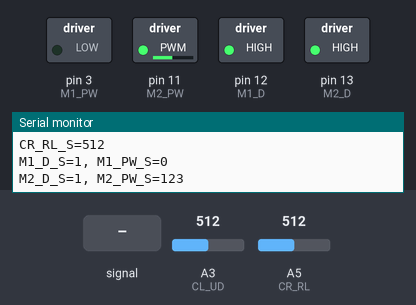
Simulated run of this sketch. Board: Arduino Uno, built with avr-gcc and run on an emulated ATmega328P. On the bench: switched loads named in the sketch (green lamp = pin HIGH), the last lines printed to the serial monitor. Inputs (shaded band) come from the test bench; at power-on: A3 (CL_UD) = 512, A5 (CR_RL) = 512.

Above: at 1.2 s.
1.3 s: A3 (CL_UD) fed a 200 Hz sine of ±81 counts around its level
At 2.9 s:
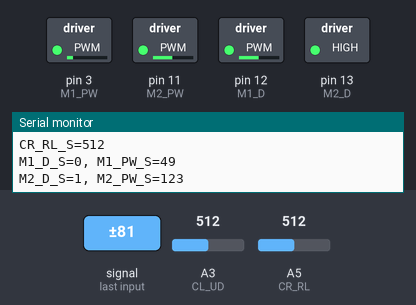
Timing chart, 0 to 3.1 s (numbered marks = the images above; inputs shaded):
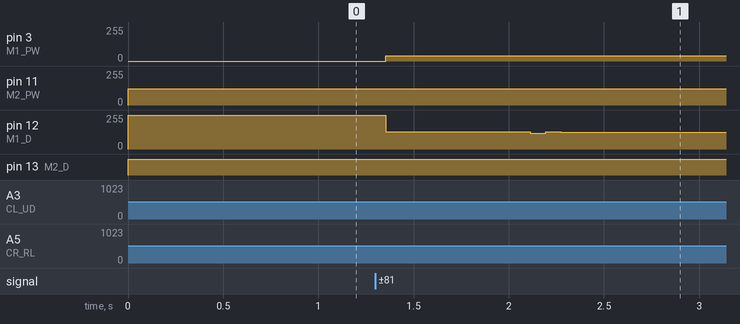

The sketch:

ROV_DEMO.ino
```cpp
/*************************************************************
H-Bridge DC Motor Controller

Robbie Lundine
Justin Gilmer

*************************************************************/

//Define ports
const int M1_PW = 3;
const int M1_D = 12;
const int M2_PW = 11;
const int M2_D = 13;

const char CL_UD = A3;
const char CR_RL = A5;

int test = 0;
int dir = 0;
int XboxConnected;

void setup() {
  Serial.begin(9600);

  //Setup Motor 1
  pinMode(M1_D, OUTPUT);
  pinMode(M1_PW, OUTPUT);

  //Setup Motor 2
  pinMode(M2_D, OUTPUT);
  pinMode(M2_PW, OUTPUT);

  pinMode(CL_UD, INPUT);
  pinMode(CR_RL, INPUT);

  test=0;
}

void loop(){
  // initialize motors
  int M1_D_S, M1_PW_S, M2_D_S, M2_PW_S;
  M1_D_S = M1_PW_S = M2_D_S = M2_PW_S = 0;

  // init/setup controls
  int CR_RL_S, CR_UD_S, CL_UD_S, CL_RL_S;
  CR_RL_S = CR_UD_S = CL_UD_S = CL_RL_S = 0;

  float M1_F_S, M1_R_S, M2_F_S, M2_R_S, M34_U_S, M34_D_S, M56_U_S, M56_D_S;
  M1_F_S = M1_R_S = M2_F_S = M2_R_S = M34_U_S = M34_D_S = M56_U_S = M56_D_S = 0;

  CL_UD_S = analogRead(CL_UD);
  CR_RL_S = analogRead(CR_RL);

  /**********************start of new controls*****************************/

  dir = 0;
  if (CL_UD_S > 344)
  {
    // M1 FORWARD, M2 FORWARD
     M1_PW_S = M2_PW_S = map(CL_UD_S, 344, 690, 0, 255);
     M1_D_S = M2_D_S = HIGH;
     dir = 1;
  }
  else if (CL_UD_S < 339)
  {
     // M1 REVERSE, M2 REVERSE
     M1_PW_S = M2_PW_S = map(CL_UD_S, 339, 0, 0, 255);
     M1_D_S = M2_D_S = LOW;
     dir = 2;
  }

  if (CR_RL_S < 339 ) //GO RIGHT
  {
      if (dir==1) //both forward
      {
          M2_PW_S = M2_PW_S - map(CR_RL_S, 339, 0, 0, 255);
          if (M2_PW_S < 0)
          {
              M2_PW_S = abs(M2_PW_S);
              M2_D_S = LOW;
              M1_PW_S = M1_PW_S + M2_PW_S;
          }
      }
      else if (dir==2) //both reverse
      {
          M1_PW_S = M1_PW_S - map(CR_RL_S, 339, 0, 0, 255);
          if (M1_PW_S < 0)
          {
              M1_PW_S = abs(M1_PW_S);
              M1_D_S = LOW;
              M2_PW_S = M2_PW_S + M1_PW_S;
          }
      }
      else
      {
          M1_PW_S = M2_PW_S = map(CR_RL_S, 339, 0, 0, 255);
          M1_D_S = HIGH;
          M2_D_S = LOW;
      }
  }
  else if (CR_RL_S > 344)
  {
      if (dir==1) //both forward
      {
          M1_PW_S = M1_PW_S - map(CR_RL_S, 344, 690, 0, 255);
          if (M1_PW_S < 0)
          {
              M1_PW_S = abs(M1_PW_S);
              M1_D_S = LOW;
              M2_PW_S = M2_PW_S + M1_PW_S;
          }
      }
      else if (dir==2) //both reverse
      {
          M2_PW_S = M2_PW_S - map(CR_RL_S, 344, 690, 0, 255);
          if (M2_PW_S < 0)
          {
              M2_PW_S = abs(M2_PW_S);
              M2_D_S = LOW;
              M1_PW_S = M1_PW_S + M2_PW_S;
          }
      }
      else
      {
          M1_PW_S = M2_PW_S = map(CR_RL_S, 344, 690, 0, 255);
          M1_D_S = LOW;
          M2_D_S = HIGH;
      }
  }


   if (test == 3000)
   {
    Serial.print("CL_UD_S=");
    Serial.print(CL_UD_S, DEC);
    Serial.print("\n");

    Serial.print("CR_RL_S=");
    Serial.print(CR_RL_S, DEC);
    Serial.print("\n");

    Serial.print("M1_D_S=");
    Serial.print(M1_D_S, DEC);
    Serial.print(", M1_PW_S=");
    Serial.print(M1_PW_S, DEC);
    Serial.print("\n");

    Serial.print("M2_D_S=");
    Serial.print(M2_D_S, DEC);
    Serial.print(", M2_PW_S=");
    Serial.print(M2_PW_S, DEC);
    Serial.print("\n\n");

     test = 0;
  }
  test= test+1;


  //Set Motor 1
  digitalWrite(M1_D, M1_D_S);
  analogWrite(M1_PW, M1_PW_S);

  //Set Motor 2
  digitalWrite(M2_D, M2_D_S);
  analogWrite(M2_PW, M2_PW_S);


  //Set Motor 1 test
//  analogWrite(M1_PW, 100); //Establishes forward direction of Channel A
//  digitalWrite(13, HIGH);   //Disengage the Brake for Channel A

  //Set Motor 2 test
//  analogWrite(M2_PW, 100);  //Establishes backward direction of Channel B
//  digitalWrite(12, LOW);   //Disengage the Brake for Channel B


}
```

Measured:
- after the input at 1.3 s, pin 3 (M1_PW): 0/255 → 38/255 after 0.05 s; pin 12 (M1_D): 255/255 → 129/255 after 0.05 s, → 120/255 0.76 s later, → 131/255 0.08 s later, → 125/255 0.08 s later
